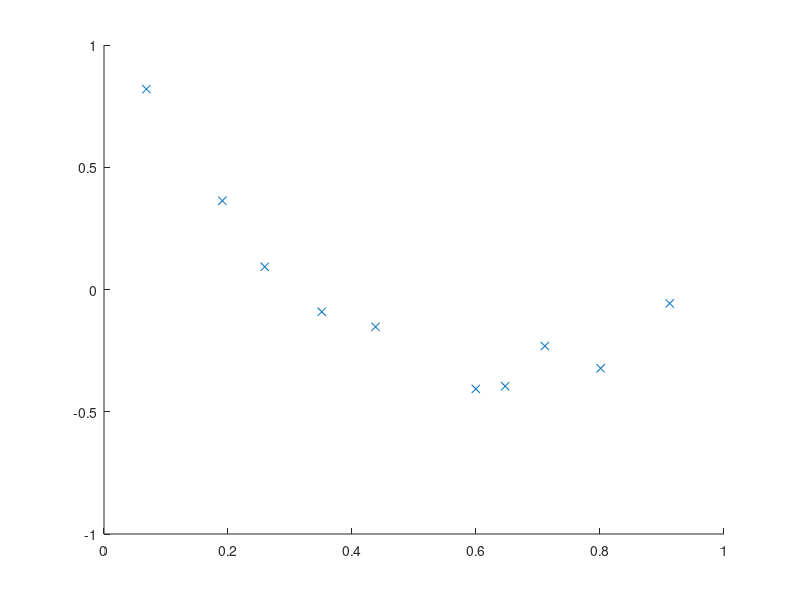

MATLAB code for this plot: (Note: this script raises an error after producing the figure.)
close all;
clc;

n = 10;

step = 1.0 / n;
noiseX = rand(n, 1) * step;
X = step * (0 : (n-1))' + noiseX;

noiseYScale = 0.1;
noiseY = noiseYScale * (2 * rand(n, 1) - 1);
Y = 3 * (X.*X) - 4 * X + 1 + noiseY;

figure 1;
hold on;

plot(X, Y, 'x');

uniformX = (min(X)-0.01) : 0.01 : (max(X) + 0.01);

alpha = InterpolationPolynomial(X, Y);
uniformY = Polynomial(alpha, uniformX);
plot(uniformX, uniformY);

predictY = Polynomial(alpha, X);
errorInterpolationPolynomial = SquareError(Y, predictY);

printf("Error of Interpolation Polynomial : %.12f\n", errorInterpolationPolynomial);

hold off;
